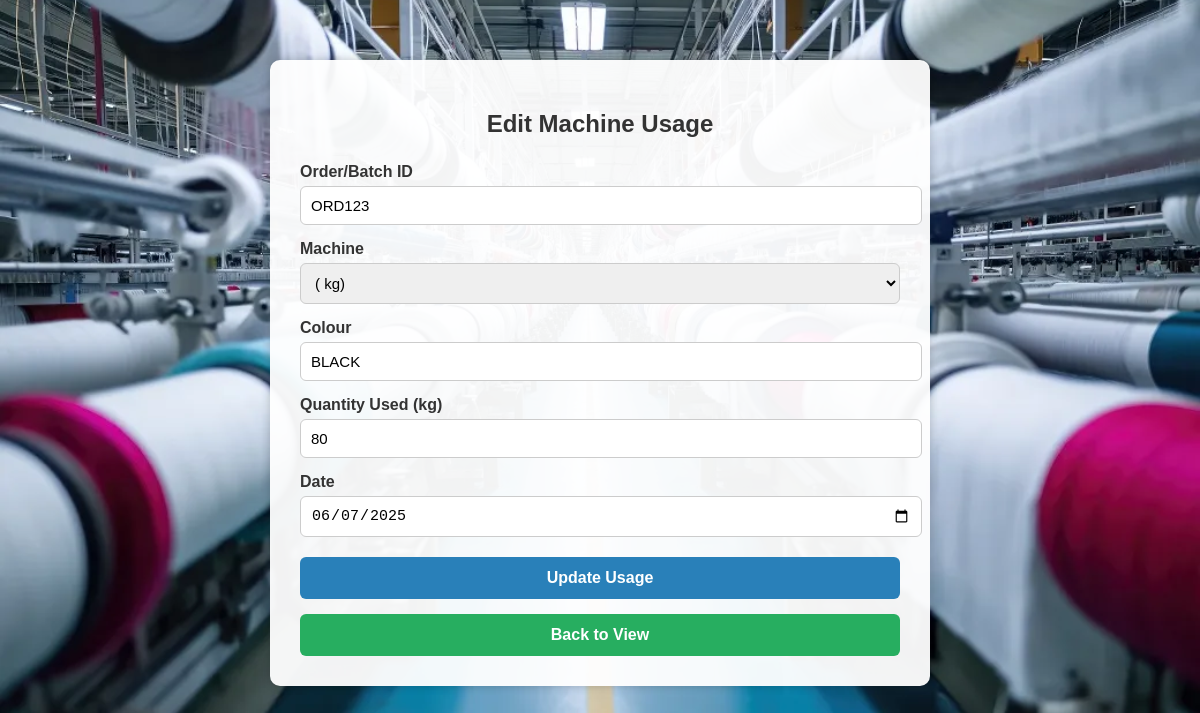
/edit_machine_usage/3, run on the app's committed database.
### tables this page shows
CREATE TABLE machine_usage (
            id INTEGER PRIMARY KEY AUTOINCREMENT,
            order_id INTEGER NOT NULL,
            machine_id INTEGER NOT NULL,
            color TEXT NOT NULL,
            quantity INTEGER NOT NULL,
            date TEXT NOT NULL,
            FOREIGN KEY (machine_id) REFERENCES machines(id)
        );

### app.py (the view, shortened to what this page needs)
@app.route('/edit_machine_usage/<int:id>', methods=['GET', 'POST'])
def edit_machine_usage(id):
    conn = sqlite3.connect('textile.db')
    conn.row_factory = sqlite3.Row
    cur = conn.cursor()
    cur.execute("SELECT * FROM machine_usage WHERE id=?", (id,))
    usage = cur.fetchone()
    cur.execute("SELECT id, machine_name FROM machines")
    machines = cur.fetchall()
    cur.execute("SELECT id FROM orders")
    orders = cur.fetchall()
    conn.close()
    return render_template('edit_machine_usage.html', usage=usage, machines=machines, orders=orders)

### templates/edit_machine_usage.html (shortened to what this page needs)
<!DOCTYPE html>
<html lang="en">
<head>
</head>
<body>
    <div class="container">
        <h2>Edit Machine Usage</h2>
        <form method="POST">
            <label for="order_id">Order/Batch ID</label>
            <input type="text" name="order_id" value="{{ usage.order_id }}" required>
            <label for="machine_id">Machine</label>
            <select name="machine_id" required>
                {% for machine in machines %}
                    <option value="{{ machine.id }}" {% if machine.id == usage.machine_id %}selected{% endif %}>
                        {{ machine.name }} ({{ machine.capacity }} kg)
                    </option>
                {% endfor %}
            </select>
            <label for="color">Colour</label>
            <input type="text" name="color" value="{{ usage.color }}" required>
            <label for="quantity">Quantity Used (kg)</label>
            <input type="number" name="quantity" min="0" step="any" value="{{ usage.quantity }}" required>
            <label for="date">Date</label>
            <input type="date" name="date" value="{{ usage.date }}" required>
            <button type="submit">Update Usage</button>
        </form>
        <form action="{{ url_for('view_machine_usage') }}">
            <button type="submit" class="back-btn">Back to View</button>
        </form>
    </div>
</body>
</html>

### templates/edit_machine_usage.html (style rules this page uses)
body { font-family: Arial, sans-serif; background-image: url('/static/cotton_background.jpg'); background-size: cover; background-position: center; margin: 0; padding: 0; }
.container { background-color: rgba(255, 255, 255, 0.95); max-width: 600px; margin: 60px auto; padding: 30px; border-radius: 10px; box-shadow: 0 0 10px rgba(0, 0, 0, 0.2); }
h2 { text-align: center; margin-bottom: 25px; color: #333; }
label { display: block; margin-top: 15px; font-weight: bold; color: #333; }
input, select { width: 100%; padding: 10px; margin-top: 5px; border: 1px solid #ccc; border-radius: 6px; font-size: 15px; }
button { margin-top: 20px; padding: 12px; width: 100%; background-color: #2980b9; color: white; border: none; border-radius: 6px; font-size: 16px; font-weight: bold; cursor: pointer; }
.back-btn { margin-top: 15px; background-color: #27ae60; }

### data on the page
machine_usage: order_id "ORD123", machine_id "( kg)", color "BLACK", quantity "80", date "06/07/2025"
